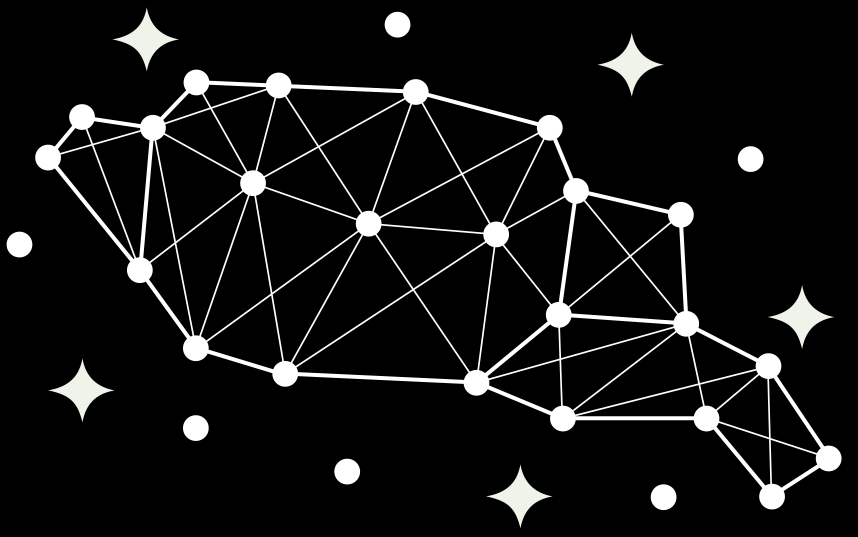
#> input picture S2C_logo.png, 2572 x 1610 px (shown at 1/3 size)
$ python make_icons.py
#> lines starting #> are read from the running program, lines starting #| are printed output that depends on the picture
"""
Generate platform icon files (Windows .ico, macOS .icns) from S2C_logo.png.

Run automatically by the build scripts; outputs land in packaging/icons/
(which is gitignored — icons are derived artifacts).
"""

from pathlib import Path

from PIL import Image

ROOT = Path(__file__).resolve().parent.parent
ICON_DIR = Path(__file__).resolve().parent / "icons"

ICO_SIZES = [(16, 16), (24, 24), (32, 32), (48, 48), (64, 64), (128, 128), (256, 256)]


def load_square_logo(size: int = 1024) -> Image.Image:
    """Load the logo, pad it to a centered square on a transparent canvas."""
#> called with size = 1024
    logo = Image.open(ROOT / "S2C_logo.png").convert("RGBA")
    side = max(logo.size)
#> side = 2572
    canvas = Image.new("RGBA", (side, side), (0, 0, 0, 0))
#> canvas: PIL image 2572x2572 RGBA; every value is 0
    canvas.paste(logo, ((side - logo.width) // 2, (side - logo.height) // 2))
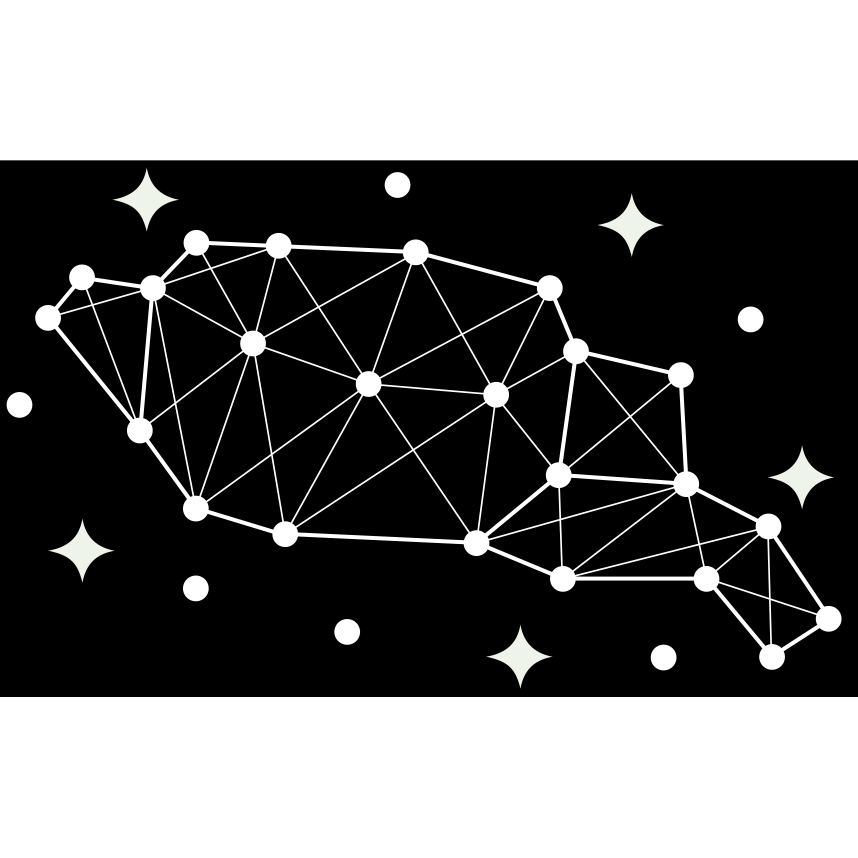
#> canvas: PIL image 2572x2572 RGBA (shown at 1/3 size); mean R, G, B, A 12.3, 12.3, 12.2, 159.6; transparent parts drawn white
    return canvas.resize((size, size), Image.LANCZOS)
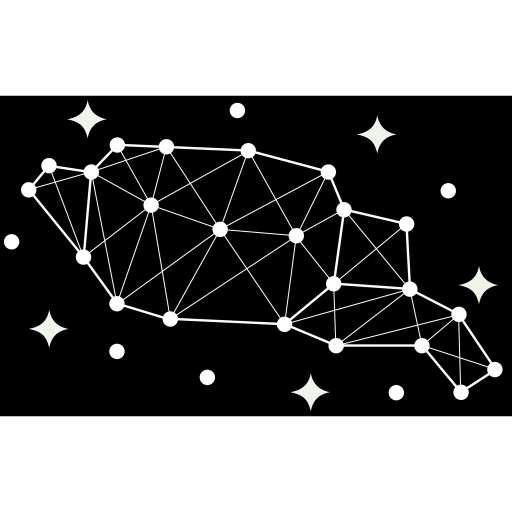
#> returned value: PIL image 1024x1024 RGBA (shown at 1/2 size); mean R, G, B, A 12.3, 12.3, 12.2, 159.6; transparent parts drawn white


def main() -> None:
    ICON_DIR.mkdir(parents=True, exist_ok=True)
    square = load_square_logo()

    ico_path = ICON_DIR / "S2C_logo.ico"
    square.save(ico_path, sizes=ICO_SIZES)
    print(f"Wrote {ico_path}")

    icns_path = ICON_DIR / "S2C_logo.icns"
    square.save(icns_path)
    print(f"Wrote {icns_path}")


if __name__ == "__main__":
    main()
